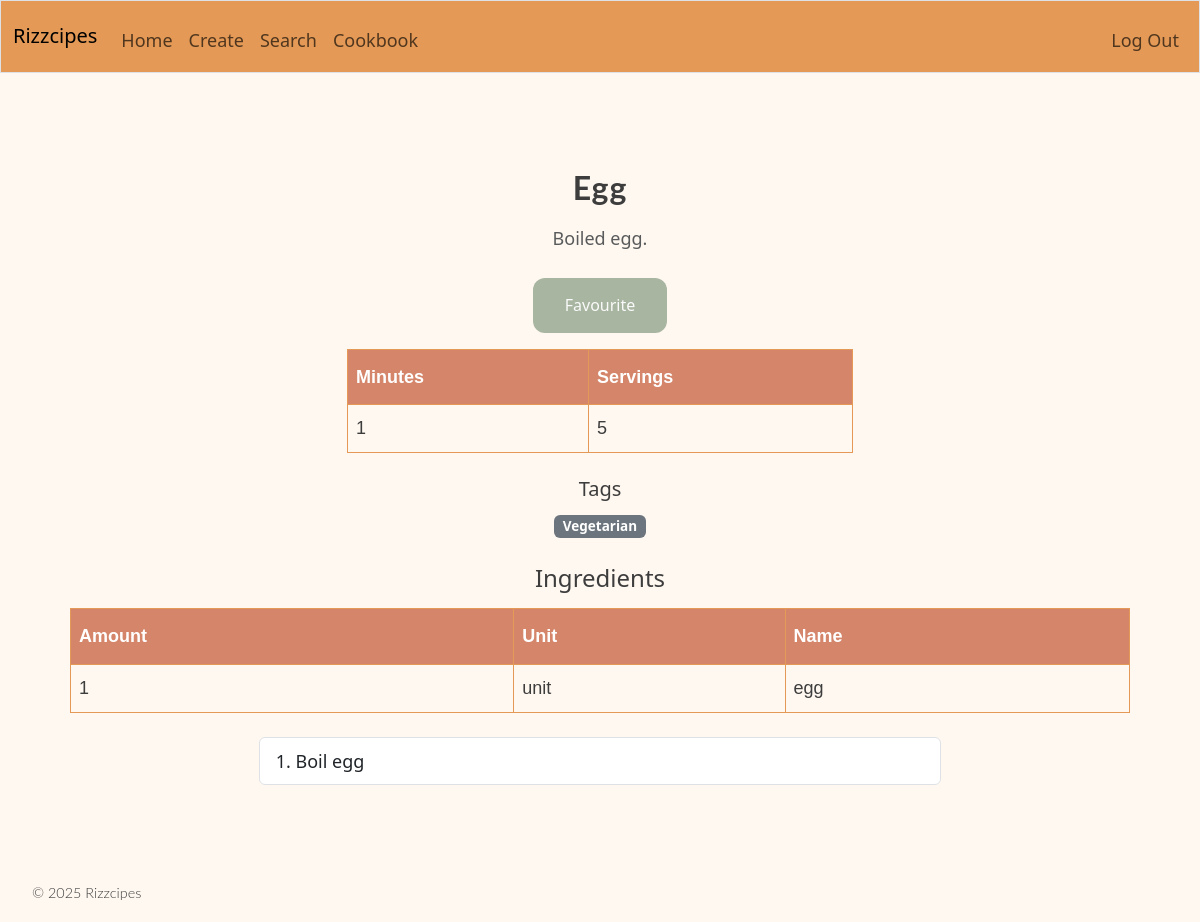
/recipe/1 (signed in), run on the app's committed database.
### tables this page shows
CREATE TABLE recipes (
    id INTEGER PRIMARY KEY AUTOINCREMENT,
    user_id INTEGER NOT NULL,
    title TEXT NOT NULL,
    description TEXT,
    servings INTEGER DEFAULT 4,
    cook_time INTEGER,
    created_at TIMESTAMP DEFAULT CURRENT_TIMESTAMP,
    FOREIGN KEY (user_id) REFERENCES users(id)
);

CREATE TABLE tags (
    id INTEGER PRIMARY KEY AUTOINCREMENT,
    name TEXT UNIQUE NOT NULL
);

CREATE TABLE ingredients (
    id INTEGER PRIMARY KEY AUTOINCREMENT,
    recipe_id INTEGER NOT NULL,
    amount TEXT,
    unit TEXT,
    name TEXT NOT NULL,
    FOREIGN KEY (recipe_id) REFERENCES recipes(id)
);

CREATE TABLE steps (
    id INTEGER PRIMARY KEY AUTOINCREMENT,
    recipe_id INTEGER NOT NULL,
    step_number INTEGER NOT NULL,
    instruction TEXT NOT NULL,
    FOREIGN KEY (recipe_id) REFERENCES recipes(id)
);

### app.py (the view)
@app.route('/recipe/<int:recipe_id>', methods=["GET", "POST"])
def show_recipes(recipe_id):
    if request.method == "POST":
        saved = db.favourite_recipe(session["user_id"], recipe_id)
        return redirect(url_for('show_recipes', recipe_id=recipe_id))
    info, tags, ingredients, steps = db.return_recipe_info(recipe_id)
    saved = db.is_favourite(session["user_id"], recipe_id)
    return render_template("recipe.html", info=info, tags=tags, ingredients=ingredients, steps=steps, is_favourited = saved)

### app.py (called while the page is built)
@app.after_request
def after_request(response):
    response.headers["Cache-Control"] = "no-cache, no-store, must-revalidate"
    response.headers["Expires"] = 0
    response.headers["Pragma"] = "no-cache"
    return response

### database/database.py (called while the page is built)
    def is_favourite(self, user_id, recipe_id):
        connection, cursor = self.connection_and_cursor()
        cursor.execute("SELECT COUNT(*) FROM saved_recipes WHERE user_id = ? AND recipe_id = ?", (user_id, recipe_id))
        result = cursor.fetchone()[0] > 0
        connection.close()
        return result

    def connection_and_cursor(self):
        connection = sqlite3.connect(self.db_file)
        connection.row_factory = sqlite3.Row
        cursor = connection.cursor()
        return connection, cursor

### templates/recipe.html (shortened to what this page needs)
{% extends "layout.html" %}
{% block content %}
    <div class="container my-5">
        <h2 class="mb-3 text-center">{{ info["title"] }}</h2>
        <p class="mb-4 text-muted text-center">{{ info["description"] }}</p>
        <form method="POST" class="mb-3 text-center mx-auto w-auto button">
            <button type="submit">
                {% if is_favourited %}
                    Unfavourite
                {% else %}
                    Favourite
                {% endif %}
            </button>
        </form>
        <div class="row justify-content-center mb-4">
            <div class="col-md-6">
                <table>
                    <thead>
                        <th>Minutes</th>
                        <th>Servings</th>
                    </thead>
                    <tbody>
                        <td> {{ info["cook_time"] }} </td>
                        <td> {{ info["servings"] }} </td>
                    </tbody>
                </table>
            </div>
        </div>
        <div class="mb-4 text-center">
            <h5>Tags</h5>
            <ul class="list-inline">
                {% for tag in tags %}
                <li class="list-inline-item">
                    <span class="badge bg-secondary">{{ tag["name"] }}</span>
                </li>
                {% endfor %}
            </ul>
        </div>
        <div class="row justify-content-center mb-4">
                <h4 class="mb-3 text-center">Ingredients</h4>
                <table>
                    <thead class="table-light">
                        <tr>
                            <th>Amount</th>
                            <th>Unit</th>
                            <th>Name</th>
                        </tr>
                    </thead>
                    <tbody>
                        {% for row in ingredients %}
                        <tr>
                            <td> {{ row["amount"]}} </td>
                            <td> {{ row["unit"]}} </td>
                            <td> {{ row["name"]}} </td>
                        </tr>
                        {% endfor %}
                    </tbody>
                </table>
            </div>
            <div class="row justify-content-center">
                <div class="col-md-8">
                    <ol class="list-group list-group-numbered">
                        {% for step in steps %}
                        <li class="list-group-item"> {{ step["instruction"] }} </li>
                        {% endfor %}
                    </ol>
                </div>
            </div>
        </div>
{% endblock %}

### static/styles.css (style rules this page uses)
:root { --cream: #FFF8F0; --off-white: #FAF9F6; --warm-gray: #E8E4DF; --text-dark: #3D3D3D; --sage: #A8B5A0; --terracotta: #D4856A; --honey: #E5A84B; --background: var(--cream); --card-bg: var(--off-white); --primary: var(--sage); --accent: var(--terracotta); }
body { font-family: 'Poppins', 'Segoe UI', sans-serif; background-color: var(--background); color: var(--text-dark); line-height: 1.7; font-size: 18px; }
button, .btn { background: var(--primary); color: rgb(250, 250, 250); border: none; padding: 0.875rem 2rem; border-radius: 12px; font-size: 16px; cursor: pointer; transition: all 0.2s ease; }
.container { max-width: 1100px; margin: 0 auto; padding: 3rem 2rem; }
h1, h2, .header { font-family: 'Lato', sans-serif; font-weight: 700; ; letter-spacing: 1px; }
table { font-family: Arial, Helvetica, sans-serif; border-collapse: collapse; width: 100%; }
td, th { border: 1px solid #e49a56; padding: 8px; }
th { padding-top: 12px; padding-bottom: 12px; text-align: left; background-color: #D4856A; color: white; }

### data on the page
recipes: title "Egg", description "Boiled egg.", cook_time "1", servings "5"
tags: name "Vegetarian"
ingredients: amount "1", unit "unit", name "egg"
steps: instruction "Boil egg"
